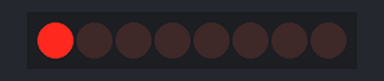
Recording of a sketch running on a simulated Arduino Uno, built with avr-gcc and run on an emulated ATmega328P. On the bench: 8 shift-register outputs drawn as a row of LEDs (first output left, lit = HIGH). Wiring (inferred from the names in the program): shift register (74HC595): data pin 12; shift clock pin 9; latch pin 11. Wiring (inferred from the signals the program sends): row of LEDs: on Q0, Q1, Q2, Q3, Q4, Q5, Q6, Q7.

Above: at 0.05 s.
At 0.45 s:
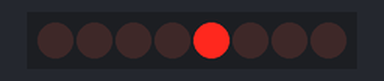
At 0.75 s:
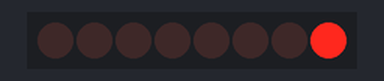
At 1.45 s:
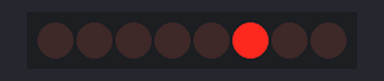
At 2.15 s:
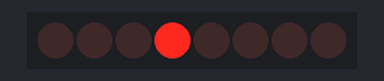
At 2.85 s:
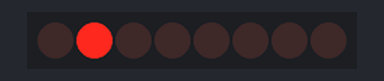
Timing chart, 0 to 3.1 s (numbered marks = the images above):
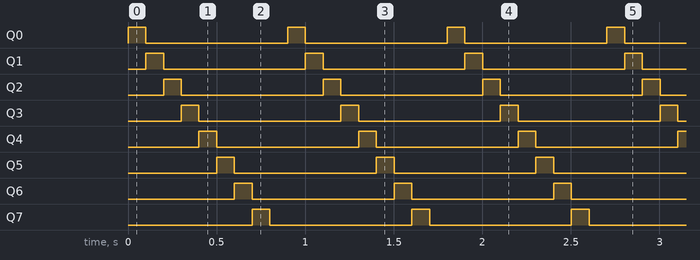

Measured:
- by itself, Q0–7: alternates HIGH for 0.10 s and LOW for 0.80 s
- by itself, everything shown: repeats every 0.90 s, in 9 steps

The sketch:

42_serial_parallel_shift_register.ino
```cpp
int latchPin =11; // set low then send data
int clockPin = 9; // to synchronize with Arduino
int dataPin = 12; // send data here


//declare hex number
byte LEDs =0x8;
byte LEDbytes[] = {0b10000000, 0b01000000, 0b00100000,0b00010000, 0b00001000, 0b00000100, 0b00000010, 0b00000001, 0b00000000};
int size = sizeof(LEDbytes) / sizeof(byte);

int dt = 100;

void setup() {
  // put your setup code here, to run once:
pinMode(latchPin, OUTPUT);
pinMode(dataPin, OUTPUT);
pinMode(clockPin, OUTPUT);
}

void loop() {
  // put your main code here, to run repeatedly:

  for(int i=0;i<size;i++){
// open latchPin to send data to dataPin
digitalWrite(latchPin, LOW);
//Send data and synchronise with clockPin
shiftOut(dataPin, clockPin, LSBFIRST, LEDbytes[i]); // LSBFIRST - Least Significant Bit First
// close latchPin
digitalWrite(latchPin, HIGH);
//LEDs-=2;
delay(dt);
  }
}
```
